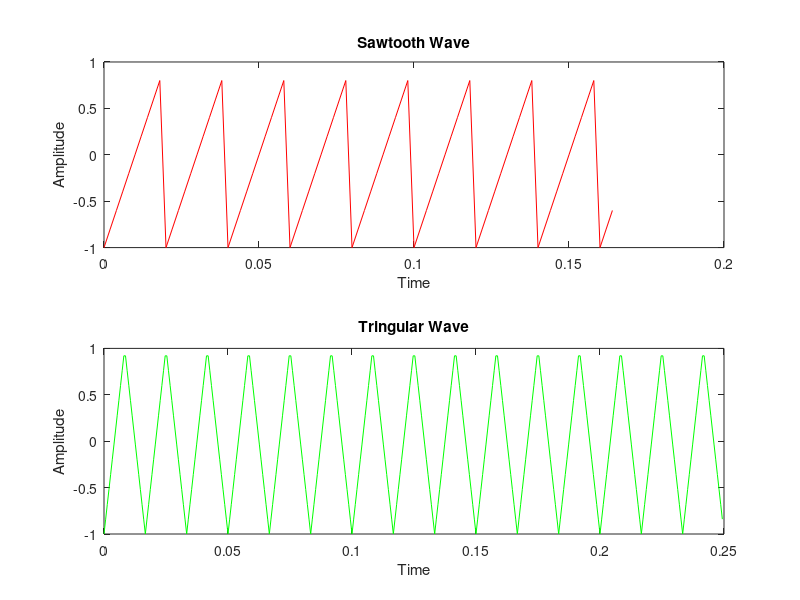

Write the MATLAB code that produced this figure.
clc
clear all

subplot(2,1,1); %for 2nd row, 1st col, 1st position
s = 0:1/500:(5*(.5/15))-1/500; %5 period in 1 second, and sampling rate 0.5khz of 15hz fundamental freq/
x = sawtooth(2*pi*50*s);
plot(s,x,'r');
xlabel('Time');
ylabel('Amplitude');
title('Sawtooth Wave');

subplot(2,1,2);  % for 2nd row, 1st col, 2nd position
T = 15*(1/60);   % 15 peeriod in 1 second
fs = 1500;       % fundamental freq
t = 0:1/fs:T-1/fs; % sampling rate 0.5khz of 60hz fundamental freq/
D=0.5;             % duty cycle 50%
y = sawtooth(2*pi*60*t,D); % function to draw tringular with duty cycle
plot(t,y,'g');   % plotiing function
xlabel('Time');  % show x-axes title
ylabel('Amplitude'); %show y-exes title
title('Tringular Wave');
